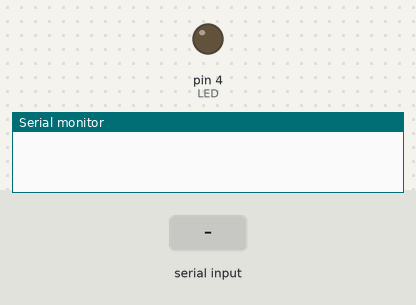
Recording of a sketch running on a simulated Arduino Mega 2560, built with avr-gcc and run on an emulated ATmega2560. Shown: output pins drawn as LEDs (lit = HIGH), the last lines printed to the serial monitor. The inputs (shaded band) are chosen by the test bench.

Above: at 1.2 s.
1.3 s: "1" received over the second serial link
At 2.6 s:
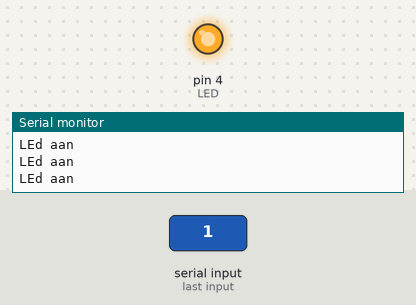
2.9 s: "0" received over the second serial link
At 4.0 s:
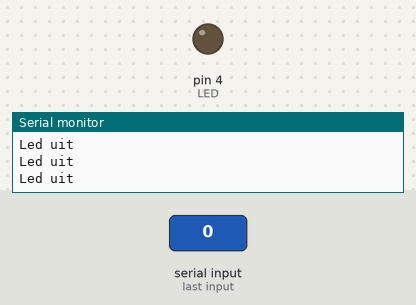
Timing chart, 0 to 5.9 s (numbered marks = the images above; inputs shaded):
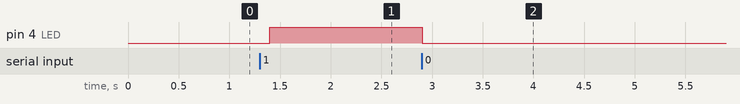

Measured:
- after the input at 1.3 s, pin 4 (LED): LOW → HIGH after 0.10 s
- after the input at 2.9 s, pin 4 (LED): HIGH → LOW at once

The sketch:

HC-05.ino
```cpp
int LED = 4;
int state;


void setup ()
{
  pinMode (LED, OUTPUT);
  //Serial1.begin (9600);
  Serial.begin(9600);
  Serial1.begin(9600);
}

void loop()
{
  if (Serial1.available())
  {
    state = Serial1.read();
  }

  if (state == '1')
    {
      digitalWrite(LED,HIGH);
      Serial.println("LEd aan");
    }
  else if (state == '0')
  {
    digitalWrite(LED,LOW);
    Serial.println("Led uit");
  }

  //Serial.println(state);
  delay(100);
}
```
